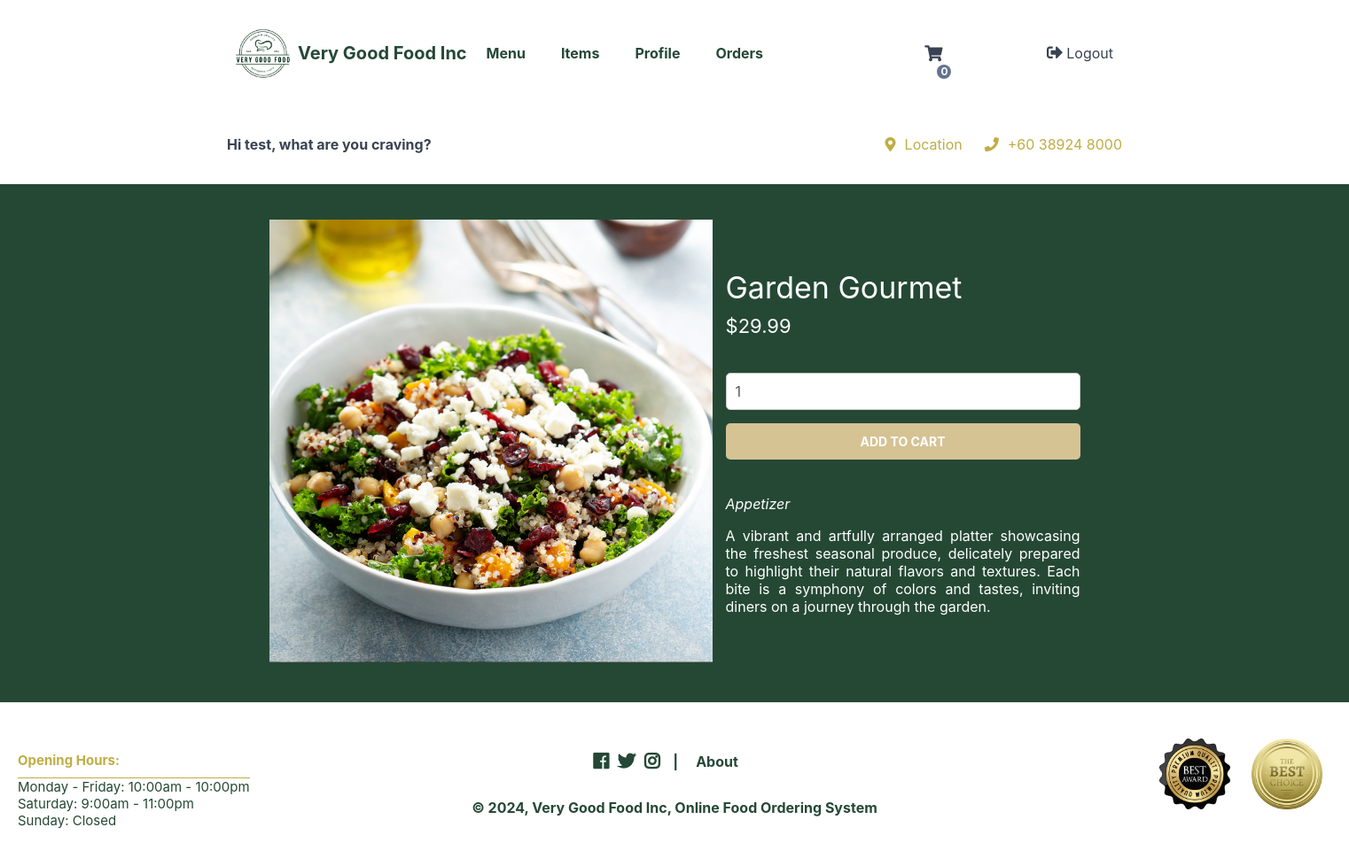
Page /index.php?page=product&id=4 (signed in) on the committed database.
### tables this page shows
CREATE TABLE `dishes` (
  `id` int(11) NOT NULL,
  `name` varchar(200) NOT NULL,
  `description` text NOT NULL,
  `price` decimal(7,2) NOT NULL,
  `quantity` int(11) NOT NULL,
  `img` text NOT NULL,
  `category_id` int(11) NOT NULL
);

### product.php (the view, shortened to what this page needs)
<?php
if (isset($_GET['id'])) {
    $stmt = $pdo->prepare('SELECT * FROM dishes WHERE id = ?');
    $stmt->execute([$_GET['id']]);
    $dish = $stmt->fetch(PDO::FETCH_ASSOC);
} else {
    error_page('Dish ID not specified', 'The dish ID is required to display a dish.');
    exit();
}
?>
<?=template_header($dish['name'])?>
<div class="product content-wrapper">
    <img src="imgs/<?=$dish['img']?>" width="500" height="500" alt="<?=$dish['name']?>">
    <div>
        <h1 class="name"><?=$dish['name']?></h1>
        <span class="price">
            &dollar;<?=$dish['price']?>
        </span>
        <form action="index.php?page=cart" method="post">
            <input type="number" name="quantity" value="1" min="1" max="<?=$dish['quantity']?>" placeholder="Quantity" required>
            <input type="submit" value="Add To Cart">
        </form>
        <div class="description">
            <?=$dish['description']?>
        </div>
    </div>
</div>
<?=template_footer()?>

### style.css (style rules this page uses)
* { box-sizing: border-box; font-family: -apple-system, BlinkMacSystemFont, "segoe ui", roboto, oxygen, ubuntu, cantarell, "fira sans", "droid sans", "helvetica neue", Arial, sans-serif; font-size: 16px; -webkit-font-smoothing: antialiased; -moz-osx-font-smoothing: grayscale; }
html { height: 100%; }
body { position: relative; min-height: 100%; color: #555555; background-color: #062e19df; margin: 0; padding-bottom: 150px; }
h1, h2, h3, h4, h5 { color: #394352; }
.content-wrapper { width: 1050px; margin: 0 auto; }
main > .product { display: flex; padding: 40px 0; margin-bottom: 40px; }
main > .product > div { padding-left: 15px; }
main > .product h1 { font-size: 34px; color: white; font-weight: normal; margin: 0; padding: 20px 0 10px 0; }
main > .product .price { display: block; font-size: 22px; color: #ffffff; }
main > .product form { display: flex; flex-flow: column; margin: 40px 0; }
main > .product form input[type="number"] { width: 400px; padding: 10px; margin-bottom: 15px; border: 1px solid #ccc; color: #555555; border-radius: 5px; }
main > .product form input[type="submit"] { background: #eed5a2df; border: 0; color: #FFFFFF; width: 400px; padding: 12px 0; text-transform: uppercase; font-size: 14px; font-weight: bold; border-radius: 5px; cursor: pointer; }
main > .product .description { color: white; max-width: 400px; text-align: justify; }
.content-wrapper { margin: 0 auto; padding: 20px; justify-content: center; align-items: center; }

### rows in the picture
dishes: img (picture), name "Garden Gourmet", price "29.99", description "Appetizer A vibrant and artfully arranged platter showcasing the freshest seasonal produce, delicately prepared to highlight their natural flavors and textures. Each bite is a symphony of colors and tastes, inviting diners on a journey through the garden."

### other values in the picture
$num_items_in_cart "0"
$name "test"
